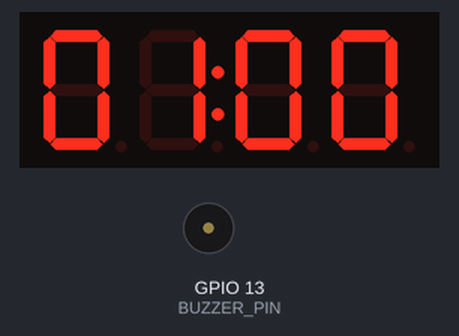
Bench run of a sketch on a simulated ESP32. Shown: 4-digit seven-segment display, buzzer (waves = sounding, pin HIGH).

Above: at 0.1 s.
At 4.2 s:
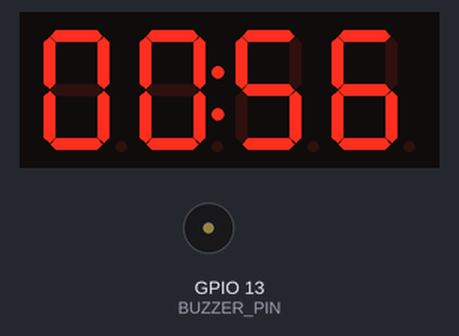
At 9.3 s:
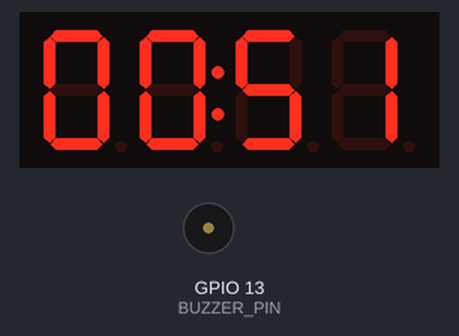
At 19.5 s:
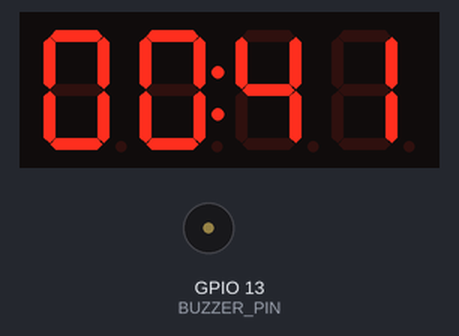
At 28.7 s:
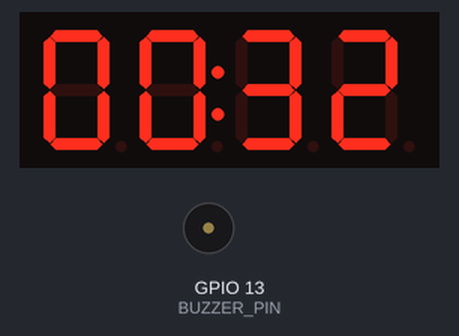
At 38.9 s:
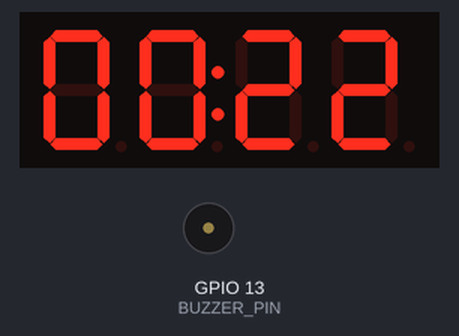

The sketch:

timer_buzzer.ino
```cpp
#include <TM1637Display.h>

// GPIO Definitions for ESP32
const int CLK_PIN = 5;   // GPIO5 (previously G5)
const int DIO_PIN = 4;   // GPIO4 (previously G4)
const int BUZZER_PIN = 13; // Changed to GPIO13 to avoid conflict with DIO pin
const int BRIGHTNESS_LEVEL = 2; // Value between 0-7

TM1637Display display(CLK_PIN, DIO_PIN);
unsigned long totalSeconds = 60; // Start countdown from 1 minute

void setup() {
  pinMode(BUZZER_PIN, OUTPUT);
  digitalWrite(BUZZER_PIN, LOW); // Ensure it's off at the start
  display.setBrightness(BRIGHTNESS_LEVEL);
  displayTime(totalSeconds);
}

void loop() {
  if (totalSeconds > 0) {
    displayTime(totalSeconds);

    // If countdown is 10 seconds or less, beep the buzzer
    if (totalSeconds <= 10) {
      digitalWrite(BUZZER_PIN, HIGH);
      delay(200);                     // Beep duration
      digitalWrite(BUZZER_PIN, LOW);
    }

    totalSeconds--;
    delay(1000); // Update every second
  } else {
    // Show "00:00" and stop countdown
    display.showNumberDecEx(0, 0b01000000, true);

    // Long final beep
    digitalWrite(BUZZER_PIN, HIGH);
    delay(1000);
    digitalWrite(BUZZER_PIN, LOW);

    while (true); // Halt execution
  }
}

void displayTime(unsigned long totalSeconds) {
  int minutes = totalSeconds / 60;
  int seconds = totalSeconds % 60;

  uint8_t data[] = {
    display.encodeDigit(minutes / 10),
    display.encodeDigit(minutes % 10) | 0x80, // Colon
    display.encodeDigit(seconds / 10),
    display.encodeDigit(seconds % 10)
  };

  display.setSegments(data);
}
```

Measured:
- what the display in image 2 shows lasts 1.1 s, from 9.2 s to 10.3 s
